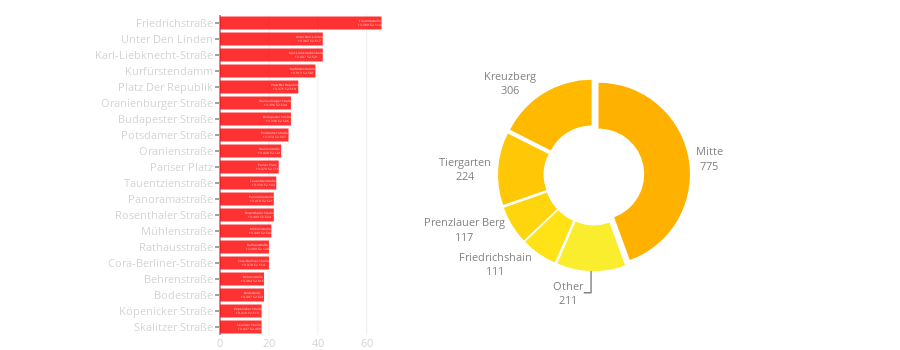

Write notebook code for a chart like this one.
### Code cell
street_area_combine(city_data)

### Figure 1 — Plotly figure (JSON) as saved in the notebook; plotly's stock layout.template omitted (floating-point values rounded to 4 significant figures)
{"data": [{"hoverinfo": "text", "marker": {"color": "red"}, "opacity": 0.8, "orientation": "h", "showlegend": false, "text": ["Friedrichstraße<br>13.389 52.514", "Unter Den Linden<br>13.387 52.517", "Karl-Liebknecht-Straße<br>13.407 52.521", "Kurfürstendamm<br>13.313 52.501", "Platz Der Republik<br>13.376 52.519", "Oranienburger Straße<br>13.396 52.524", "Budapester Straße<br>13.338 52.506", "Potsdamer Straße<br>13.370 52.507", "Oranienstraße<br>13.420 52.501", "Pariser Platz<br>13.379 52.516", "Tauentzienstraße<br>13.339 52.503", "Panoramastraße<br>13.410 52.521", "Rosenthaler Straße<br>13.403 52.524", "Mühlenstraße<br>13.443 52.504", "Rathausstraße<br>13.409 52.520", "Cora-Berliner-Straße<br>13.379 52.514", "Behrenstraße<br>13.384 52.515", "Bodestraße<br>13.397 52.521", "Köpenicker Straße<br>13.420 52.510", "Skalitzer Straße<br>13.427 52.499"], "type": "bar", "uid": "69f0d822-4291-11e9-ac97-3c15c2cf2370", "x": [66, 42, 42, 39, 32, 29, 29, 28, 25, 24, 23, 22, 22, 21, 20, 20, 18, 18, 17, 17], "y": ["Friedrichstraße", "Unter Den Linden", "Karl-Liebknecht-Straße", "Kurfürstendamm", "Platz Der Republik", "Oranienburger Straße", "Budapester Straße", "Potsdamer Straße", "Oranienstraße", "Pariser Platz", "Tauentzienstraße", "Panoramastraße", "Rosenthaler Straße", "Mühlenstraße", "Rathausstraße", "Cora-Berliner-Straße", "Behrenstraße", "Bodestraße", "Köpenicker Straße", "Skalitzer Straße"]}, {"domain": {"x": [0.1, 1], "y": [0.2, 0.8]}, "hole": 0.5, "hoverinfo": "label+percent+value", "labels": ["Mitte", "Kreuzberg", "Tiergarten", "Prenzlauer Berg", "Friedrichshain", "Other"], "marker": {"colors": ["#ffb100", "#ffba00", "#ffc706", "#ffd50e", "#ffe317", "#faed2d"]}, "pull": 0.05, "sort": false, "textfont": {"color": "grey", "size": 11}, "textinfo": "label+value", "textposition": "outside", "type": "pie", "uid": "69f0daf4-4291-11e9-9fc7-3c15c2cf2370", "values": [775, 306, 224, 117, 111, 211]}], "layout": {"height": 350, "hovermode": "closest", "margin": {"b": 15, "l": 220, "r": 0, "t": 15}, "showlegend": false, "width": 900, "xaxis": {"domain": [0, 0.25], "tickfont": {"color": "lightgrey", "size": 11}}, "yaxis": {"autorange": "reversed", "domain": [0, 1], "tickfont": {"color": "lightgrey", "size": 11}, "ticklen": 4}}}
